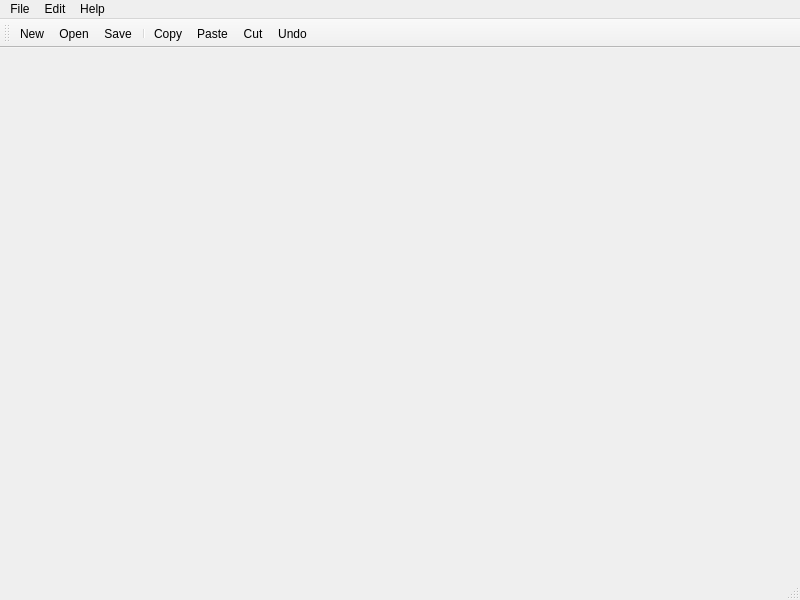
<?xml version="1.0" encoding="UTF-8"?>
<ui version="4.0">
 <class>MainWindow</class>
 <widget class="QMainWindow" name="MainWindow">
  <property name="geometry">
   <rect>
    <x>0</x>
    <y>0</y>
    <width>800</width>
    <height>600</height>
   </rect>
  </property>
  <property name="windowTitle">
   <string>MainWindow</string>
  </property>
  <widget class="QWidget" name="centralwidget"/>
  <widget class="QMenuBar" name="menubar">
   <property name="geometry">
    <rect>
     <x>0</x>
     <y>0</y>
     <width>800</width>
     <height>22</height>
    </rect>
   </property>
   <widget class="QMenu" name="menuFile">
    <property name="title">
     <string>File</string>
    </property>
    <addaction name="actionNew"/>
    <addaction name="actionOpen"/>
    <addaction name="actionSave"/>
    <addaction name="actionExit"/>
   </widget>
   <widget class="QMenu" name="menuEdit">
    <property name="title">
     <string>Edit</string>
    </property>
    <addaction name="actionCopy"/>
    <addaction name="actionPaste"/>
    <addaction name="actionCut"/>
    <addaction name="actionUndo"/>
   </widget>
   <widget class="QMenu" name="menuHelp">
    <property name="title">
     <string>Help</string>
    </property>
    <addaction name="actionAbout"/>
   </widget>
   <addaction name="menuFile"/>
   <addaction name="menuEdit"/>
   <addaction name="menuHelp"/>
  </widget>
  <widget class="QStatusBar" name="statusbar"/>
  <widget class="QToolBar" name="toolBar">
   <property name="windowTitle">
    <string>toolBar</string>
   </property>
   <attribute name="toolBarArea">
    <enum>TopToolBarArea</enum>
   </attribute>
   <attribute name="toolBarBreak">
    <bool>false</bool>
   </attribute>
   <addaction name="actionNew"/>
   <addaction name="actionOpen"/>
   <addaction name="actionSave"/>
   <addaction name="separator"/>
   <addaction name="actionCopy"/>
   <addaction name="actionPaste"/>
   <addaction name="actionCut"/>
   <addaction name="actionUndo"/>
  </widget>
  <action name="actionNew">
   <property name="icon">
    <iconset resource="resources.qrc">
     <normaloff>:/imgs/icons/icons8-new-file-24.png</normaloff>:/imgs/icons/icons8-new-file-24.png</iconset>
   </property>
   <property name="text">
    <string>New</string>
   </property>
  </action>
  <action name="actionOpen">
   <property name="icon">
    <iconset resource="resources.qrc">
     <normaloff>:/imgs/icons/icons8-import-file-24.png</normaloff>:/imgs/icons/icons8-import-file-24.png</iconset>
   </property>
   <property name="text">
    <string>Open</string>
   </property>
  </action>
  <action name="actionSave">
   <property name="icon">
    <iconset resource="resources.qrc">
     <normaloff>:/imgs/icons/icons8-save-as-24.png</normaloff>:/imgs/icons/icons8-save-as-24.png</iconset>
   </property>
   <property name="text">
    <string>Save</string>
   </property>
  </action>
  <action name="actionExit">
   <property name="icon">
    <iconset resource="resources.qrc">
     <normaloff>:/imgs/icons/icons8-exit-sign-24.png</normaloff>:/imgs/icons/icons8-exit-sign-24.png</iconset>
   </property>
   <property name="text">
    <string>Exit</string>
   </property>
  </action>
  <action name="actionCopy">
   <property name="icon">
    <iconset resource="resources.qrc">
     <normaloff>:/imgs/icons/icons8-copy-24.png</normaloff>:/imgs/icons/icons8-copy-24.png</iconset>
   </property>
   <property name="text">
    <string>Copy</string>
   </property>
  </action>
  <action name="actionPaste">
   <property name="icon">
    <iconset resource="resources.qrc">
     <normaloff>:/imgs/icons/icons8-paste-24.png</normaloff>:/imgs/icons/icons8-paste-24.png</iconset>
   </property>
   <property name="text">
    <string>Paste</string>
   </property>
  </action>
  <action name="actionCut">
   <property name="icon">
    <iconset resource="resources.qrc">
     <normaloff>:/imgs/icons/icons8-cut-24.png</normaloff>:/imgs/icons/icons8-cut-24.png</iconset>
   </property>
   <property name="text">
    <string>Cut</string>
   </property>
  </action>
  <action name="actionUndo">
   <property name="icon">
    <iconset resource="resources.qrc">
     <normaloff>:/imgs/icons/icons8-undo-24.png</normaloff>:/imgs/icons/icons8-undo-24.png</iconset>
   </property>
   <property name="text">
    <string>Undo</string>
   </property>
  </action>
  <action name="actionAbout">
   <property name="icon">
    <iconset resource="resources.qrc">
     <normaloff>:/imgs/icons/icons8-about-24.png</normaloff>:/imgs/icons/icons8-about-24.png</iconset>
   </property>
   <property name="text">
    <string>About</string>
   </property>
  </action>
 </widget>
 <resources>
  <include location="resources.qrc"/>
 </resources>
 <connections/>
</ui>
